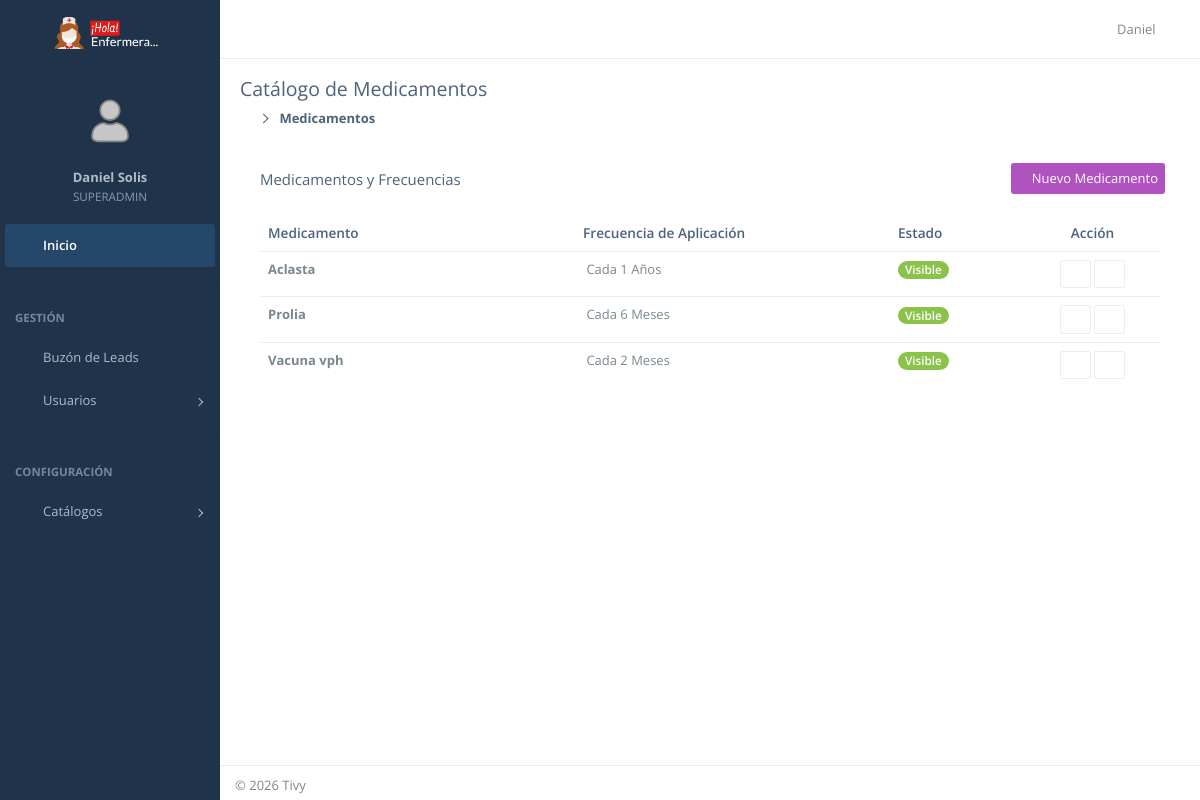
Before: /dashboard/medicamentos/ (signed in) with the older database file.
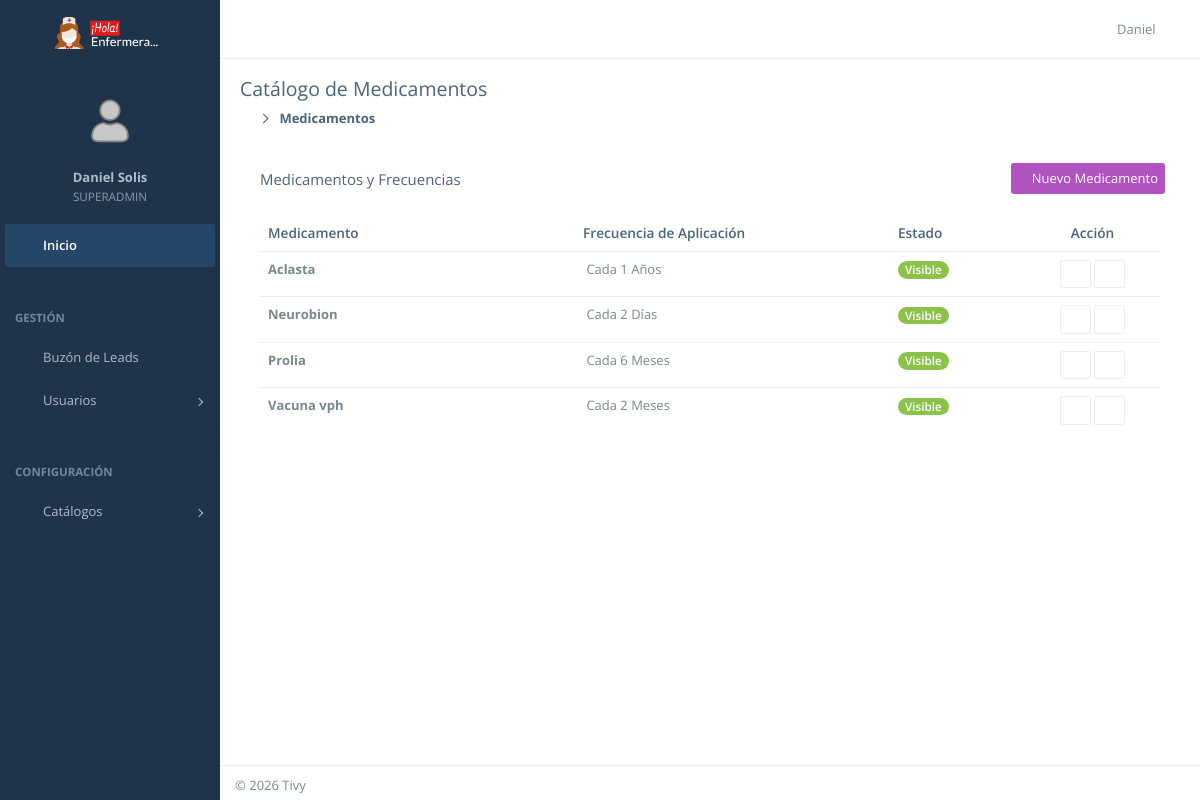
After: the same page with the newer database file.
### CoreApps/services/models.py (models this page shows, shortened)
class Medication(models.Model):
    UNIDADES_TIEMPO = [
        ('DIAS', 'Días'),
        ('MESES', 'Meses'),
        ('ANIOS', 'Años'),
    ]
    nombre = models.CharField(max_length=200, unique=True)
    descripcion = models.TextField(blank=True)
    frecuencia_valor = models.PositiveIntegerField(
        _('Cada cuánto...'),
        default=1,
        help_text="Ej: 6 (para 6 meses), 1 (para 1 año)."
    )
    frecuencia_unidad = models.CharField(
        _('Unidad de Tiempo'),
        max_length=10,
        choices=UNIDADES_TIEMPO,
        default='MESES'
    )
    activo = models.BooleanField(default=True)
    class Meta:
        verbose_name = "Medicamento (Catálogo)"
        verbose_name_plural = "Catálogo de Medicamentos"

### CoreApps/services/views.py (the view)
# urls.py: path('dashboard/medicamentos/', MedicationListView.as_view(), name='admin_medication_list'),
class MedicationListView(LoginRequiredMixin, AdminRequiredMixin, ListView):
    model = Medication
    template_name = 'services/admin/medication_list.html'
    context_object_name = 'medicamentos'
    def get_queryset(self):
        return Medication.objects.all().order_by('nombre')

### CoreApps/services/views.py (called while the page is built)
    def test_func(self):
        return self.request.user.is_authenticated and self.request.user.rol in ['ADMINISTRADOR', 'SUPERADMIN', 'SUPERVISOR']

### templates/services/admin/medication_list.html (shortened to what this page needs)
{% extends 'layouts/dashboard_base.html' %}
{% block page_title %}Catálogo de Medicamentos{% endblock %}
{% block breadcrumb %}<li class="active">Medicamentos</li>{% endblock %}
{% block content %}
<div class="panel">
    <div class="panel-heading">
        <div class="panel-control">
            <a href="{% url 'admin_medication_create' %}" class="btn btn-purple"><i class="demo-pli-add"></i> Nuevo Medicamento</a>
        </div>
        <h3 class="panel-title">Medicamentos y Frecuencias</h3>
    </div>
    <div class="panel-body">
        <div class="table-responsive">
            <table class="table table-hover">
                <thead>
                    <tr>
                        <th style="width: 35%;">Medicamento</th>
                        <th style="width: 35%;">Frecuencia de Aplicación</th>
                        <th style="width: 15%;">Estado</th>
                        <th class="text-center" style="width: 15%;">Acción</th>
                    </tr>
                </thead>
                <tbody>
                    {% for m in medicamentos %}
                    <tr>
                        <td>
                            <span class="text-bold">{{ m.nombre }}</span>
                        </td>
                        <td>
                             Cada {{ m.frecuencia_valor }} {{ m.get_frecuencia_unidad_display }}
                        </td>
                        <td>
                            {% if m.activo %}
                                <span class="badge badge-success">Visible</span>
                            {% else %}
                                <span class="badge badge-default">Oculto</span>
                            {% endif %}
                        </td>
                        <td class="text-center">
                            <a href="{% url 'admin_medication_update' m.pk %}" class="btn btn-sm btn-default btn-hover-primary">
                                <i class="demo-pli-pen-5"></i>
                            </a>
                            <a href="{% url 'admin_medication_delete' m.pk %}" class="btn btn-sm btn-default btn-hover-danger">
                                <i class="demo-pli-trash"></i>
                            </a>
                        </td>
                    </tr>
                    {% empty %}
                    <tr><td colspan="4" class="text-center">No hay medicamentos registrados.</td></tr>
                    {% endfor %}
                </tbody>
            </table>
        </div>
    </div>
</div>
{% endblock %}

Changed rows visible on the page:
added Medication: nombre "Neurobion", frecuencia_valor "2", frecuencia_unidad "Días", activo "Visible"
